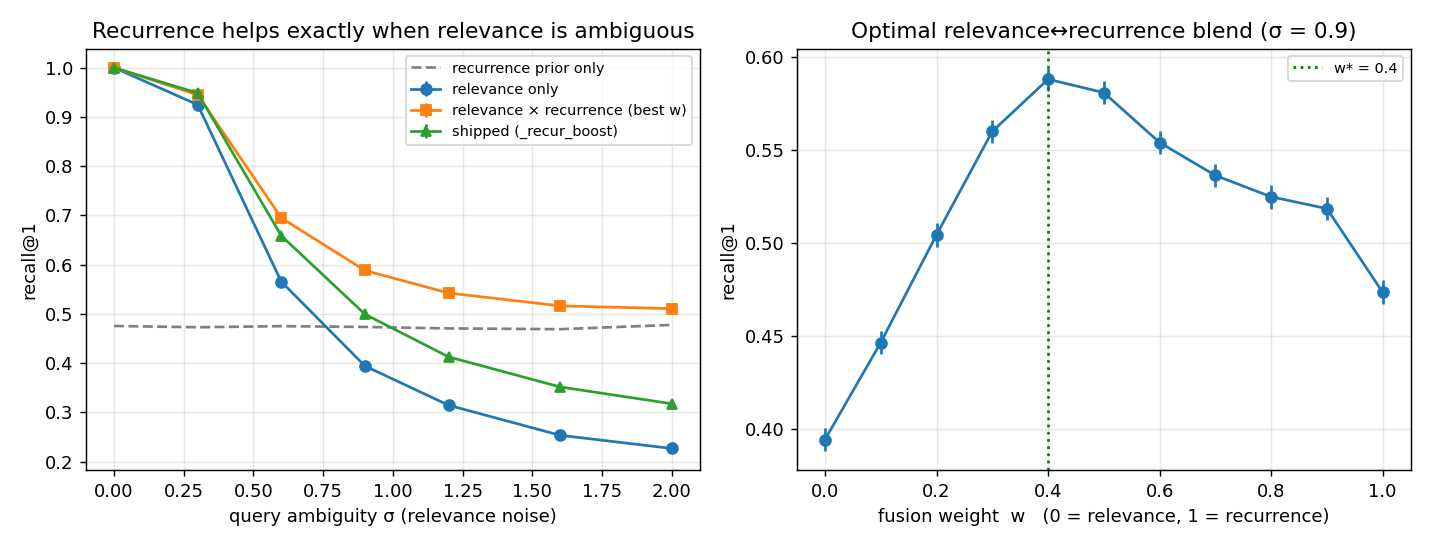

Source code (Python):
#!/usr/bin/env python3
"""RESEARCH — recurrence-as-salience ablation (longitudinal agent memory).

THESIS. An agent that re-encounters a "gotcha" should recall it more readily the
more often it has recurred. We frame recurrence-boosting as *approximate Bayesian
retrieval with a frequency prior*:

    P(target | query) ∝ P(query | target) · P(target)
                         └ relevance ┘     └ recurrence ┘

so the rank score should fuse a relevance term (cosine) with a recurrence prior.
Nevertwice ships exactly such a fusion (`_recur_boost` + the `_salience_mult`
re-weight). This harness asks the questions a reviewer would:

  Q1  Does fusing recurrence with relevance beat relevance-only — and WHEN?
      (hypothesis: only when relevance is AMBIGUOUS, i.e. several stored lessons
      look alike; with a crisp relevance signal recurrence is a no-op.)
  Q2  What is the optimal fusion weight w*, and does the SHIPPED coefficient land
      near it? (the production additive boost uses 0.03 in `_recur_boost` but an
      inline 0.0003 in `retrieve_relevant` — are either well-calibrated?)
  Q3  Linear recurrence (n−1, shipped) vs a log frequency prior log(n) — which
      fuses better? (a frequency prior is log-scaled in theory.)

METHOD. A controlled, fully-seeded longitudinal world: C topic clusters, each with
several near-duplicate lessons (so relevance alone cannot disambiguate within a
cluster). Each lesson's recurrence is drawn Zipf (a few persistent traps, a long
tail of one-offs). A test query targets a lesson with probability ∝ its recurrence
(persistent traps are what you hit again) and is the target's latent vector plus
Gaussian noise of scale σ (the ambiguity knob). The candidate pool is the target's
cluster. We sweep σ and the fusion weight w, average over many queries × seeds, and
report recall@1/recall@3/MRR with 95% CIs. The SHIPPED ranker (`m.cosine` +
`m._recur_boost`) is measured directly so the numbers describe the real system.

Synthetic latent vectors (not an LLM embedder) are deliberate: they make the
ambiguity axis a controlled variable and the whole study reproducible on CPU in
seconds. This measures the RANKER, not an embedder; it is a mechanism ablation, not
an external benchmark (cf. eval_harness Task A's honesty note).

    python research/recurrence_ablation.py            # report
    python research/recurrence_ablation.py --save     # + recurrence_ablation.json (+ .png if mpl)
    python research/recurrence_ablation.py --quick    # fewer trials (smoke)

Research dep: numpy (matplotlib optional, for the figure). Seeded; deterministic.
"""
import json
import sys
from pathlib import Path

try:
    import numpy as np
except ImportError:
    print("recurrence_ablation needs numpy (research dep): pip install numpy", file=sys.stderr)
    sys.exit(2)

sys.path.insert(0, str(Path(__file__).resolve().parent.parent))
import memory_hook as m

try:
    sys.stdout.reconfigure(encoding="utf-8", errors="replace")
except Exception:
    pass

QUICK = "--quick" in sys.argv
SAVE = "--save" in sys.argv

# ── experiment configuration (all fixed; vary only via these constants) ──
DIM = 48
N_CLUSTERS = 50
PER_CLUSTER = 8                 # near-duplicates per topic → within-cluster ambiguity
INTRA_SPREAD = 0.40            # perturbation around a cluster centroid
ZIPF_A = 1.7                   # recurrence law (heavy head, long tail)
RECUR_CAP = 30
SIGMAS = [0.0, 0.3, 0.6, 0.9, 1.2, 1.6, 2.0]   # query ambiguity (noise scale)
W_GRID = [round(0.1 * i, 1) for i in range(11)]  # relevance↔recurrence fusion weight
QUERIES = 800 if QUICK else 3000
SEEDS = 4 if QUICK else 8


# ── world + query generators (seeded) ──────────────────────────────────

def gen_world(rng):
    """Return (vecs[N,DIM] unit-norm, cluster[N], recurrence[N])."""
    centroids = rng.normal(size=(N_CLUSTERS, DIM))
    centroids /= np.linalg.norm(centroids, axis=1, keepdims=True)
    vecs, cluster, recur = [], [], []
    for c in range(N_CLUSTERS):
        for _ in range(PER_CLUSTER):
            v = centroids[c] + INTRA_SPREAD * rng.normal(size=DIM)
            v /= np.linalg.norm(v)
            vecs.append(v)
            cluster.append(c)
            recur.append(min(int(rng.zipf(ZIPF_A)), RECUR_CAP))
    return np.array(vecs), np.array(cluster), np.array(recur, dtype=float)


def _norm01(x):
    lo, hi = x.min(), x.max()
    return (x - lo) / (hi - lo) if hi > lo else np.full_like(x, 0.5)


def run_condition(rng, vecs, cluster, recur, sigma):
    """One query at ambiguity sigma → per-w recall@1/3 + production-ranker hit.
    Returns (rel_only_hit1, prod_hit1, {w: (hit1, hit3, rr)}, log_hit1_at_best)."""
    # target ∝ recurrence (persistent traps recur); pool = its cluster
    p = recur / recur.sum()
    t = rng.choice(len(vecs), p=p)
    pool = np.where(cluster == cluster[t])[0]
    if len(pool) < 2:
        return None
    qv = vecs[t] + sigma * rng.normal(size=DIM)
    qv /= np.linalg.norm(qv)

    sims = vecs[pool] @ qv                       # relevance (cosine, unit vectors)
    rcr = recur[pool]
    rel_n = _norm01(sims)
    rec_lin_n = _norm01(rcr - 1.0)               # shipped form: (n−1), normalized
    rec_log_n = _norm01(np.log(rcr))             # Bayesian frequency prior, normalized
    tgt = int(np.where(pool == t)[0][0])

    def metrics(score):
        order = np.argsort(-score, kind="stable")
        rank = int(np.where(order == tgt)[0][0])  # 0-based
        return (1.0 if rank == 0 else 0.0,
                1.0 if rank < 3 else 0.0,
                1.0 / (rank + 1))

    per_w = {}
    for w in W_GRID:
        per_w[w] = metrics((1 - w) * rel_n + w * rec_lin_n)
    log_best = max(metrics((1 - w) * rel_n + w * rec_log_n)[0] for w in W_GRID)
    rel_only = metrics(rel_n)[0]
    # SHIPPED ranker: raw cosine + production additive _recur_boost (0.03·(n−1))
    prod = sims + np.array([m._recur_boost({"recurrence": int(n)}) for n in rcr])
    prod_hit = metrics(prod)[0]
    return rel_only, prod_hit, per_w, log_best


def aggregate():
    """Sweep σ × seeds × queries → mean recall with 95% CIs."""
    # per σ: rel-only hits, prod hits, log-best hits, and per-w (hit1,hit3,rr) lists
    res = {s: {"rel": [], "prod": [], "log": [],
               "w": {w: {"h1": [], "h3": [], "rr": []} for w in W_GRID}}
           for s in SIGMAS}
    for seed in range(SEEDS):
        rng = np.random.default_rng(1000 + seed)
        vecs, cluster, recur = gen_world(rng)
        for sigma in SIGMAS:
            qrng = np.random.default_rng(7000 + seed * 97 + int(sigma * 1000))
            for _ in range(QUERIES):
                out = run_condition(qrng, vecs, cluster, recur, sigma)
                if out is None:
                    continue
                rel_only, prod_hit, per_w, log_best = out
                res[sigma]["rel"].append(rel_only)
                res[sigma]["prod"].append(prod_hit)
                res[sigma]["log"].append(log_best)
                for w, (h1, h3, rr) in per_w.items():
                    res[sigma]["w"][w]["h1"].append(h1)
                    res[sigma]["w"][w]["h3"].append(h3)
                    res[sigma]["w"][w]["rr"].append(rr)
    return res


from research._common import _ci          # W12: shared mean±95%CI helper


def summarize(res):
    rows = []
    for sigma in SIGMAS:
        d = res[sigma]
        rel_m, rel_c = _ci(d["rel"])
        prod_m, prod_c = _ci(d["prod"])
        # best fusion weight by recall@1 at this σ
        w_means = {w: _ci(d["w"][w]["h1"])[0] for w in W_GRID}
        w_star = max(W_GRID, key=lambda w: w_means[w])
        best_m, best_c = _ci(d["w"][w_star]["h1"])
        log_m, _ = _ci(d["log"])
        rows.append({
            "sigma": sigma,
            "relevance_only_R@1": rel_m, "relevance_only_ci": rel_c,
            "best_fusion_w": w_star, "best_fusion_R@1": best_m, "best_fusion_ci": best_c,
            "fusion_lift": best_m - rel_m,
            "shipped_recur_R@1": prod_m, "shipped_recur_ci": prod_c,
            "log_prior_R@1": log_m,
            "recurrence_only_R@1": _ci(d["w"][1.0]["h1"])[0],
        })
    return rows


def coeff_sweep(res, sigma):
    """recall@1 as a function of the fusion weight w, at one ambiguity level."""
    d = res[sigma]
    return [(w, _ci(d["w"][w]["h1"])[0], _ci(d["w"][w]["h1"])[1]) for w in W_GRID]


def make_figure(rows, sweep_mid, sigma_mid, path):
    try:
        import matplotlib
        matplotlib.use("Agg")
        import matplotlib.pyplot as plt
    except Exception as e:
        print(f"  [figure skipped: matplotlib unavailable — {e}]")
        return None
    fig, (ax1, ax2) = plt.subplots(1, 2, figsize=(11, 4.2))
    sig = [r["sigma"] for r in rows]
    ax1.errorbar(sig, [r["relevance_only_R@1"] for r in rows],
                 yerr=[r["relevance_only_ci"] for r in rows], marker="o", label="relevance only")
    ax1.errorbar(sig, [r["best_fusion_R@1"] for r in rows],
                 yerr=[r["best_fusion_ci"] for r in rows], marker="s", label="relevance × recurrence (best w)")
    ax1.errorbar(sig, [r["shipped_recur_R@1"] for r in rows],
                 yerr=[r["shipped_recur_ci"] for r in rows], marker="^", label="shipped (_recur_boost)")
    ax1.plot(sig, [r["recurrence_only_R@1"] for r in rows], "--", color="grey", label="recurrence prior only")
    ax1.set_xlabel("query ambiguity σ (relevance noise)")
    ax1.set_ylabel("recall@1")
    ax1.set_title("Recurrence helps exactly when relevance is ambiguous")
    ax1.legend(fontsize=8)
    ax1.grid(alpha=0.3)
    ws = [w for w, _, _ in sweep_mid]
    ax2.errorbar(ws, [v for _, v, _ in sweep_mid], yerr=[c for _, _, c in sweep_mid], marker="o")
    wbest = max(sweep_mid, key=lambda t: t[1])[0]
    ax2.axvline(wbest, color="green", ls=":", label=f"w* = {wbest}")
    ax2.set_xlabel("fusion weight  w   (0 = relevance, 1 = recurrence)")
    ax2.set_ylabel("recall@1")
    ax2.set_title(f"Optimal relevance↔recurrence blend (σ = {sigma_mid})")
    ax2.legend(fontsize=8)
    ax2.grid(alpha=0.3)
    fig.tight_layout()
    fig.savefig(path, dpi=130)
    plt.close(fig)
    return path


def main():
    print("=" * 78)
    print("  RECURRENCE-AS-SALIENCE ABLATION  —  relevance × recurrence as a Bayesian")
    print("  frequency prior on a controlled longitudinal agent-memory workload")
    print("=" * 78)
    print(f"  world: {N_CLUSTERS} clusters × {PER_CLUSTER} near-dup lessons (dim {DIM}), "
          f"Zipf(a={ZIPF_A}) recurrence")
    print(f"  trials: {QUERIES} queries × {SEEDS} seeds per σ; 95% CIs; seeded, CPU, $0")

    res = aggregate()
    rows = summarize(res)
    sigma_mid = SIGMAS[len(SIGMAS) // 2]
    sweep_mid = coeff_sweep(res, sigma_mid)

    print(f"\n— recall@1 vs ambiguity σ  (relevance-only vs best relevance×recurrence) —")
    print(f"  {'σ':>4} {'rel-only':>10} {'best w*':>8} {'fusion':>10} {'lift':>8} "
          f"{'shipped':>9} {'log-prior':>10}")
    for r in rows:
        print(f"  {r['sigma']:>4} {r['relevance_only_R@1']:>10.3f} {r['best_fusion_w']:>8} "
              f"{r['best_fusion_R@1']:>10.3f} {r['fusion_lift']:>+8.3f} "
              f"{r['shipped_recur_R@1']:>9.3f} {r['log_prior_R@1']:>10.3f}")

    # headline numbers
    crisp = rows[0]
    amb = max(rows, key=lambda r: r["fusion_lift"])
    print(f"\n  Q1 — crisp relevance (σ=0): fusion lift {crisp['fusion_lift']:+.3f} "
          f"(recurrence is ~a no-op when relevance is clean).")
    print(f"       ambiguous (σ={amb['sigma']}): fusion lift {amb['fusion_lift']:+.3f} "
          f"recall@1 ({amb['relevance_only_R@1']:.3f} → {amb['best_fusion_R@1']:.3f}); "
          f"best blend w*={amb['best_fusion_w']}.")
    print(f"  Q2 — optimal blend at σ={sigma_mid}: "
          f"w*={max(sweep_mid, key=lambda t: t[1])[0]} "
          f"(w=0 relevance-only={sweep_mid[0][1]:.3f}; "
          f"w=1 recurrence-only={sweep_mid[-1][1]:.3f}).")
    log_avg = np.mean([r["log_prior_R@1"] for r in rows])
    fus_avg = np.mean([r["best_fusion_R@1"] for r in rows])
    print(f"  Q3 — log frequency prior vs linear (n−1): "
          f"log avg R@1={log_avg:.3f} vs linear-best avg={fus_avg:.3f} "
          f"({'log wins' if log_avg > fus_avg else 'linear competitive'}).")

    if SAVE:
        out = {"config": {"dim": DIM, "clusters": N_CLUSTERS, "per_cluster": PER_CLUSTER,
                          "intra_spread": INTRA_SPREAD, "zipf_a": ZIPF_A,
                          "queries": QUERIES, "seeds": SEEDS, "sigmas": SIGMAS,
                          "shipped_recur_boost": m.RETRIEVAL_RECUR_BOOST},
               "rows": rows,
               "coeff_sweep_mid_sigma": {"sigma": sigma_mid,
                                         "w_recall1": [(w, v) for w, v, _ in sweep_mid]}}
        p = Path(__file__).resolve().parent / "recurrence_ablation.json"
        p.write_text(json.dumps(out, ensure_ascii=False, indent=1), encoding="utf-8")
        print(f"\n  saved → {p}")
        fig = make_figure(rows, sweep_mid, sigma_mid,
                          str(Path(__file__).resolve().parent / "recurrence_ablation.png"))
        if fig:
            print(f"  figure → {fig}")
    print("=" * 78)


if __name__ == "__main__":
    main()
